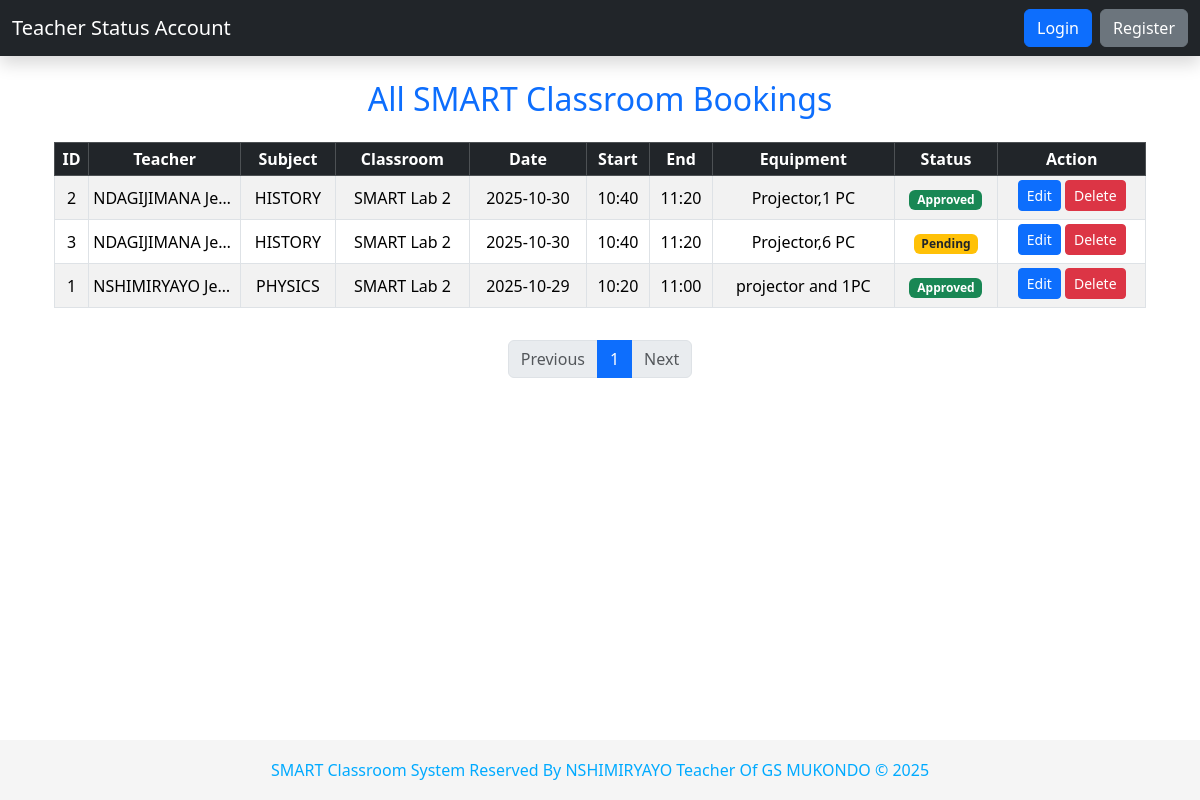
The app's page /admin/all_bookings with its own data.
### tables this page shows
CREATE TABLE Bookings (
                BookingID INTEGER PRIMARY KEY AUTOINCREMENT,
                TeacherID INTEGER NOT NULL,
                RoomID INTEGER NOT NULL,
                Date TEXT NOT NULL,
                StartTime TEXT NOT NULL,
                EndTime TEXT NOT NULL,
                Equipment TEXT,
                Status TEXT DEFAULT 'Pending',
                FOREIGN KEY (TeacherID) REFERENCES Teachers(TeacherID),
                FOREIGN KEY (RoomID) REFERENCES Classrooms(RoomID)
            );

CREATE TABLE Teachers (
                TeacherID INTEGER PRIMARY KEY AUTOINCREMENT,
                Name TEXT NOT NULL,
                Subject TEXT,
                Username TEXT UNIQUE NOT NULL,
                Password TEXT NOT NULL,
                Role TEXT DEFAULT 'Teacher',
                IsApproved INTEGER DEFAULT 0,
                Email TEXT,
                Phone TEXT,
                Class TEXT
            , Gender TEXT, ClassTeacher TEXT);

CREATE TABLE Classrooms (
                RoomID INTEGER PRIMARY KEY AUTOINCREMENT,
                Name TEXT UNIQUE NOT NULL,
                EquipmentList TEXT
            );

### app.py (the view)
@app.route("/admin/all_bookings")
def admin_all_bookings():
    conn = connect_db()
    cursor = conn.cursor()
    page = request.args.get('page', 1, type=int)  # Current page
    per_page = 10  # Number of bookings per page
    offset = (page - 1) * per_page
    cursor.execute("""
        SELECT
            B.BookingID,
            T.Name AS TeacherName,
            T.Subject AS TeacherSubject,
            C.Name AS RoomName,
            B.Date,
            B.StartTime,
            B.EndTime,
            B.Equipment,
            B.Status
        FROM Bookings B
        JOIN Teachers T ON B.TeacherID = T.TeacherID
        JOIN Classrooms C ON B.RoomID = C.RoomID
        ORDER BY B.Date DESC, B.StartTime ASC
        LIMIT ? OFFSET ?
    """, (per_page, offset))
    bookings = [
        dict(
            BookingID=row[0],
            TeacherName=row[1],
            Subject=row[2],
            RoomName=row[3],
            Date=row[4],
            StartTime=row[5],
            EndTime=row[6],
            Equipment=row[7],
            Status=row[8],
        )
        for row in cursor.fetchall()
    ]
    cursor.execute("SELECT COUNT(*) FROM Bookings")
    total_bookings = cursor.fetchone()[0]
    total_pages = ceil(total_bookings / per_page)
    conn.close()
    return render_template(
        "admin_all_bookings.html",
        bookings=bookings,
        page=page,
        total_pages=total_pages,
        now=datetime.now()
    )

### app.py (called while the page is built)
@app.context_processor
def inject_global_vars():
    return {'now': datetime.now()}

### db_setup.py (called while the page is built)
def connect_db():
    try:
        conn = sqlite3.connect(DB_FILE)
        conn.row_factory = None  # or sqlite3.Row for dict-like access
        return conn
    except sqlite3.Error as e:
        print(f"[ERROR] Database connection failed: {e}")
        return None

### templates/admin_all_bookings.html (shortened to what this page needs)
{% extends "base.html" %}
{% block content %}
<div class="container mt-4">
    <h2 class="text-center text-primary mb-4">
         All SMART Classroom Bookings
    </h2>
    {% if bookings %}
    <div class="table-responsive" style="overflow-x:auto;">
        <table class="table table-striped table-bordered table-hover align-middle text-center table-sm">
            <thead class="table-dark text-center">
                <tr>
                    <th>ID</th>
                    <th>Teacher</th>
                    <th>Subject</th>
                    <th>Classroom</th>
                    <th>Date</th>
                    <th>Start</th>
                    <th>End</th>
                    <th>Equipment</th>
                    <th>Status</th>
                    <th>Action</th>
                </tr>
            </thead>
            <tbody>
                {% for b in bookings %}
                <tr class="text-center">
                    <td>{{ b.BookingID }}</td>
                    <td class="text-truncate" style="max-width:120px;">{{ b.TeacherName }}</td>
                    <td class="text-truncate" style="max-width:120px;">{{ b.Subject }}</td>
                    <td class="text-truncate" style="max-width:120px;">{{ b.RoomName }}</td>
                    <td>{{ b.Date }}</td>
                    <td>{{ b.StartTime }}</td>
                    <td>{{ b.EndTime }}</td>
                    <td class="text-truncate" style="max-width:150px;">{{ b.Equipment or '-' }}</td>
                    <td>
                        {% if b.Status == 'Approved' %}
                            <span class="badge bg-success">{{ b.Status }}</span>
                        {% elif b.Status == 'Pending' %}
                            <span class="badge bg-warning text-dark">{{ b.Status }}</span>
                        {% elif b.Status == 'Rejected' %}
                            <span class="badge bg-danger">{{ b.Status }}</span>
                        {% else %}
                            <span class="badge bg-secondary">{{ b.Status }}</span>
                        {% endif %}
                    </td>
                    <td>
                        <a href="{{ url_for('edit_booking', booking_id=b.BookingID) }}" class="btn btn-sm btn-primary mb-1">Edit</a>
                        <a href="{{ url_for('delete_booking', booking_id=b.BookingID) }}" class="btn btn-sm btn-danger mb-1"
                           onclick="return confirm('Are you sure you want to delete this booking?');">Delete</a>
                    </td>
                </tr>
                {% endfor %}
            </tbody>
        </table>
    </div>
    <nav aria-label="Page navigation" class="mt-3">
      <ul class="pagination justify-content-center">
        <li class="page-item {% if page <= 1 %}disabled{% endif %}">
          <a class="page-link" href="{{ url_for('admin_all_bookings', page=page-1) }}">Previous</a>
        </li>
        {% set start_page = page - 2 if page - 2 > 0 else 1 %}
        {% set end_page = start_page + 4 if start_page + 4 <= total_pages else total_pages %}
        {% set start_page = end_page - 4 if end_page - 4 > 0 else 1 %}
        {% for p in range(start_page, end_page + 1) %}
          <li class="page-item {% if p == page %}active{% endif %}">
            <a class="page-link" href="{{ url_for('admin_all_bookings', page=p) }}">{{ p }}</a>
          </li>
        {% endfor %}
        <li class="page-item {% if page >= total_pages %}disabled{% endif %}">
          <a class="page-link" href="{{ url_for('admin_all_bookings', page=page+1) }}">Next</a>
        </li>
      </ul>
    </nav>
    {% else %}
        <div class="alert alert-info text-center">
            <i class="bi bi-exclamation-circle"></i> No bookings found.
        </div>
    {% endif %}
</div>
{% endblock %}

### templates/base.html (style rules this page uses)
body { padding-bottom: 70px; }

### records on screen
Bookings: BookingID "2", TeacherName "NDAGIJIMANA Je…", Subject "HISTORY", RoomName "SMART Lab 2", Date "2025-10-30", StartTime "10:40", EndTime "11:20", Equipment "Projector,1 PC", Status "Approved"
Bookings: BookingID "3", TeacherName "NDAGIJIMANA Je…", Subject "HISTORY", RoomName "SMART Lab 2", Date "2025-10-30", StartTime "10:40", EndTime "11:20", Equipment "Projector,6 PC", Status "Pending"
Bookings: BookingID "1", TeacherName "NSHIMIRYAYO Je…", Subject "PHYSICS", RoomName "SMART Lab 2", Date "2025-10-29", StartTime "10:20", EndTime "11:00", Equipment "projector and 1PC", Status "Approved"

### other values on screen
{{ p }} "1"
